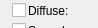
                    <widget class="QWidget" name="page_2">
                     <property name="geometry">
                      <rect>
                       <x>0</x>
                       <y>0</y>
                       <width>98</width>
                       <height>28</height>
                      </rect>
                     </property>
                     <attribute name="label">
                      <string>Maps</string>
                     </attribute>
                     <widget class="QFrame" name="frame_5">
                      <property name="geometry">
                       <rect>
                        <x>10</x>
                        <y>0</y>
                        <width>311</width>
                        <height>182</height>
                       </rect>
                      </property>
                      <property name="frameShape">
                       <enum>QFrame::NoFrame</enum>
                      </property>
                      <property name="frameShadow">
                       <enum>QFrame::Raised</enum>
                      </property>
                      <layout class="QGridLayout">
                       <property name="margin">
                        <number>2</number>
                       </property>
                       <property name="spacing">
                        <number>2</number>
                       </property>
                       <item row="0" column="0">
                        <widget class="QCheckBox" name="checkBox_3">
                         <property name="sizePolicy">
                          <sizepolicy hsizetype="Fixed" vsizetype="Fixed">
                           <horstretch>0</horstretch>
                           <verstretch>0</verstretch>
                          </sizepolicy>
                         </property>
                         <property name="maximumSize">
                          <size>
                           <width>16</width>
                           <height>16777215</height>
                          </size>
                         </property>
                        </widget>
                       </item>
                       <item row="0" column="1">
                        <widget class="QLabel" name="label_11">
                         <property name="text">
                          <string>Diffuse:</string>
                         </property>
                        </widget>
                       </item>
                       <item row="0" column="2">
                        <widget class="QPushButton" name="pushButton">
                         <property name="sizePolicy">
                          <sizepolicy hsizetype="Expanding" vsizetype="Fixed">
                           <horstretch>0</horstretch>
                           <verstretch>0</verstretch>
                          </sizepolicy>
                         </property>
                         <property name="maximumSize">
                          <size>
                           <width>16777215</width>
                           <height>18</height>
                          </size>
                         </property>
                         <property name="text">
                          <string>None</string>
                         </property>
                        </widget>
                       </item>
                       <item row="1" column="0">
                        <widget class="QCheckBox" name="checkBox_4">
                         <property name="sizePolicy">
                          <sizepolicy hsizetype="Fixed" vsizetype="Fixed">
                           <horstretch>0</horstretch>
                           <verstretch>0</verstretch>
                          </sizepolicy>
                         </property>
                         <property name="maximumSize">
                          <size>
                           <width>16</width>
                           <height>16777215</height>
                          </size>
                         </property>
                        </widget>
                       </item>
                       <item row="1" column="1">
                        <widget class="QLabel" name="label_12">
                         <property name="text">
                          <string>Specular:</string>
                         </property>
                        </widget>
                       </item>
                       <item row="1" column="2">
                        <widget class="QPushButton" name="pushButton_2">
                         <property name="sizePolicy">
                          <sizepolicy hsizetype="Expanding" vsizetype="Fixed">
                           <horstretch>0</horstretch>
                           <verstretch>0</verstretch>
                          </sizepolicy>
                         </property>
                         <property name="maximumSize">
                          <size>
                           <width>16777215</width>
                           <height>18</height>
                          </size>
                         </property>
                         <property name="text">
                          <string>None</string>
                         </property>
                        </widget>
                       </item>
                       <item row="2" column="0">
                        <widget class="QCheckBox" name="checkBox_5">
                         <property name="sizePolicy">
                          <sizepolicy hsizetype="Fixed" vsizetype="Fixed">
                           <horstretch>0</horstretch>
                           <verstretch>0</verstretch>
                          </sizepolicy>
                         </property>
                         <property name="maximumSize">
                          <size>
                           <width>16</width>
                           <height>16777215</height>
                          </size>
                         </property>
                        </widget>
                       </item>
                       <item row="2" column="1">
                        <widget class="QLabel" name="label_13">
                         <property name="text">
                          <string>Normal:</string>
                         </property>
                        </widget>
                       </item>
                       <item row="2" column="2">
                        <widget class="QPushButton" name="pushButton_3">
                         <property name="sizePolicy">
                          <sizepolicy hsizetype="Expanding" vsizetype="Fixed">
                           <horstretch>0</horstretch>
                           <verstretch>0</verstretch>
                          </sizepolicy>
                         </property>
                         <property name="maximumSize">
                          <size>
                           <width>16777215</width>
                           <height>18</height>
                          </size>
                         </property>
                         <property name="text">
                          <string>None</string>
                         </property>
                        </widget>
                       </item>
                       <item row="3" column="0">
                        <widget class="QCheckBox" name="checkBox_6">
                         <property name="sizePolicy">
                          <sizepolicy hsizetype="Fixed" vsizetype="Fixed">
                           <horstretch>0</horstretch>
                           <verstretch>0</verstretch>
                          </sizepolicy>
                         </property>
                         <property name="maximumSize">
                          <size>
                           <width>16</width>
                           <height>16777215</height>
                          </size>
                         </property>
                        </widget>
                       </item>
                       <item row="3" column="1">
                        <widget class="QLabel" name="label_14">
                         <property name="text">
                          <string>Environment:</string>
                         </property>
                        </widget>
                       </item>
                       <item row="3" column="2">
                        <widget class="QPushButton" name="pushButton_4">
                         <property name="sizePolicy">
                          <sizepolicy hsizetype="Expanding" vsizetype="Fixed">
                           <horstretch>0</horstretch>
                           <verstretch>0</verstretch>
                          </sizepolicy>
                         </property>
                         <property name="maximumSize">
                          <size>
                           <width>16777215</width>
                           <height>18</height>
                          </size>
                         </property>
                         <property name="text">
                          <string>None</string>
                         </property>
                        </widget>
                       </item>
                       <item row="4" column="0">
                        <widget class="QCheckBox" name="checkBox_7">
                         <property name="sizePolicy">
                          <sizepolicy hsizetype="Fixed" vsizetype="Fixed">
                           <horstretch>0</horstretch>
                           <verstretch>0</verstretch>
                          </sizepolicy>
                         </property>
                         <property name="maximumSize">
                          <size>
                           <width>16</width>
                           <height>16777215</height>
                          </size>
                         </property>
                        </widget>
                       </item>
                       <item row="4" column="1">
                        <widget class="QLabel" name="label_15">
                         <property name="text">
                          <string>Opacity:</string>
                         </property>
                        </widget>
                       </item>
                       <item row="4" column="2">
                        <widget class="QPushButton" name="pushButton_5">
                         <property name="sizePolicy">
                          <sizepolicy hsizetype="Expanding" vsizetype="Fixed">
                           <horstretch>0</horstretch>
                           <verstretch>0</verstretch>
                          </sizepolicy>
                         </property>
                         <property name="maximumSize">
                          <size>
                           <width>16777215</width>
                           <height>18</height>
                          </size>
                         </property>
                         <property name="text">
                          <string>None</string>
                         </property>
                        </widget>
                       </item>
                       <item row="5" column="0">
                        <widget class="QCheckBox" name="checkBox_8">
                         <property name="sizePolicy">
                          <sizepolicy hsizetype="Fixed" vsizetype="Fixed">
                           <horstretch>0</horstretch>
                           <verstretch>0</verstretch>
                          </sizepolicy>
                         </property>
                         <property name="maximumSize">
                          <size>
                           <width>16</width>
                           <height>16777215</height>
                          </size>
                         </property>
                        </widget>
                       </item>
                       <item row="5" column="1">
                        <widget class="QLabel" name="label_16">
                         <property name="text">
                          <string>Emission:</string>
                         </property>
                        </widget>
                       </item>
                       <item row="5" column="2">
                        <widget class="QPushButton" name="pushButton_6">
                         <property name="sizePolicy">
                          <sizepolicy hsizetype="Expanding" vsizetype="Fixed">
                           <horstretch>0</horstretch>
                           <verstretch>0</verstretch>
                          </sizepolicy>
                         </property>
                         <property name="maximumSize">
                          <size>
                           <width>16777215</width>
                           <height>18</height>
                          </size>
                         </property>
                         <property name="text">
                          <string>None</string>
                         </property>
                        </widget>
                       </item>
                       <item row="6" column="0">
                        <widget class="QCheckBox" name="checkBox_9">
                         <property name="sizePolicy">
                          <sizepolicy hsizetype="Fixed" vsizetype="Fixed">
                           <horstretch>0</horstretch>
                           <verstretch>0</verstretch>
                          </sizepolicy>
                         </property>
                         <property name="maximumSize">
                          <size>
                           <width>16</width>
                           <height>16777215</height>
                          </size>
                         </property>
                        </widget>
                       </item>
                       <item row="6" column="1">
                        <widget class="QLabel" name="label_17">
                         <property name="text">
                          <string>SSS:</string>
                         </property>
                        </widget>
                       </item>
                       <item row="6" column="2">
                        <widget class="QPushButton" name="pushButton_7">
                         <property name="sizePolicy">
                          <sizepolicy hsizetype="Expanding" vsizetype="Fixed">
                           <horstretch>0</horstretch>
                           <verstretch>0</verstretch>
                          </sizepolicy>
                         </property>
                         <property name="maximumSize">
                          <size>
                           <width>16777215</width>
                           <height>18</height>
                          </size>
                         </property>
                         <property name="text">
                          <string>None</string>
                         </property>
                        </widget>
                       </item>
                       <item row="7" column="0">
                        <widget class="QCheckBox" name="checkBox_10">
                         <property name="sizePolicy">
                          <sizepolicy hsizetype="Fixed" vsizetype="Fixed">
                           <horstretch>0</horstretch>
                           <verstretch>0</verstretch>
                          </sizepolicy>
                         </property>
                         <property name="maximumSize">
                          <size>
                           <width>16</width>
                           <height>16777215</height>
                          </size>
                         </property>
                        </widget>
                       </item>
                       <item row="7" column="1">
                        <widget class="QLabel" name="label_18">
                         <property name="text">
                          <string>Detail:</string>
                         </property>
                        </widget>
                       </item>
                       <item row="7" column="2">
                        <widget class="QPushButton" name="pushButton_8">
                         <property name="sizePolicy">
                          <sizepolicy hsizetype="Expanding" vsizetype="Fixed">
                           <horstretch>0</horstretch>
                           <verstretch>0</verstretch>
                          </sizepolicy>
                         </property>
                         <property name="maximumSize">
                          <size>
                           <width>16777215</width>
                           <height>18</height>
                          </size>
                         </property>
                         <property name="text">
                          <string>None</string>
                         </property>
                        </widget>
                       </item>
                       <item row="8" column="0">
                        <widget class="QCheckBox" name="checkBox_11">
                         <property name="sizePolicy">
                          <sizepolicy hsizetype="Fixed" vsizetype="Fixed">
                           <horstretch>0</horstretch>
                           <verstretch>0</verstretch>
                          </sizepolicy>
                         </property>
                         <property name="maximumSize">
                          <size>
                           <width>16</width>
                           <height>16777215</height>
                          </size>
                         </property>
                        </widget>
                       </item>
                       <item row="8" column="1">
                        <widget class="QLabel" name="label_19">
                         <property name="text">
                          <string>Displacement:</string>
                         </property>
                        </widget>
                       </item>
                       <item row="8" column="2">
                        <widget class="QPushButton" name="pushButton_9">
                         <property name="sizePolicy">
                          <sizepolicy hsizetype="Expanding" vsizetype="Fixed">
                           <horstretch>0</horstretch>
                           <verstretch>0</verstretch>
                          </sizepolicy>
                         </property>
                         <property name="maximumSize">
                          <size>
                           <width>16777215</width>
                           <height>18</height>
                          </size>
                         </property>
                         <property name="text">
                          <string>None</string>
                         </property>
                        </widget>
                       </item>
                      </layout>
                     </widget>
                    </widget>
